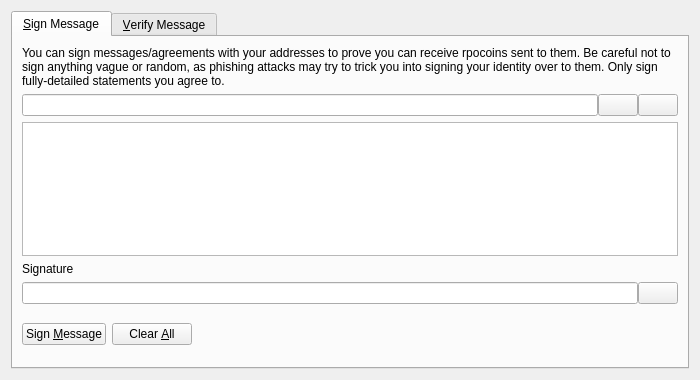
<?xml version="1.0" encoding="UTF-8"?>
<ui version="4.0">
 <class>SignVerifyMessageDialog</class>
 <widget class="QDialog" name="SignVerifyMessageDialog">
  <property name="geometry">
   <rect>
    <x>0</x>
    <y>0</y>
    <width>700</width>
    <height>380</height>
   </rect>
  </property>
  <property name="windowTitle">
   <string>Signatures - Sign / Verify a Message</string>
  </property>
  <property name="modal">
   <bool>true</bool>
  </property>
  <layout class="QVBoxLayout" name="verticalLayout">
   <item>
    <widget class="QTabWidget" name="tabWidget">
     <property name="currentIndex">
      <number>0</number>
     </property>
     <widget class="QWidget" name="tabSignMessage">
      <attribute name="title">
       <string>&amp;Sign Message</string>
      </attribute>
      <layout class="QVBoxLayout" name="verticalLayout_SM">
       <item>
        <widget class="QLabel" name="infoLabel_SM">
         <property name="text">
          <string>You can sign messages/agreements with your addresses to prove you can receive rpocoins sent to them. Be careful not to sign anything vague or random, as phishing attacks may try to trick you into signing your identity over to them. Only sign fully-detailed statements you agree to.</string>
         </property>
         <property name="textFormat">
          <enum>Qt::PlainText</enum>
         </property>
         <property name="wordWrap">
          <bool>true</bool>
         </property>
        </widget>
       </item>
       <item>
        <layout class="QHBoxLayout" name="horizontalLayout_1_SM">
         <property name="spacing">
          <number>0</number>
         </property>
         <item>
          <widget class="QValidatedLineEdit" name="addressIn_SM">
           <property name="toolTip">
            <string>The RPOcoin address to sign the message with</string>
           </property>
          </widget>
         </item>
         <item>
          <widget class="QPushButton" name="addressBookButton_SM">
           <property name="toolTip">
            <string>Choose previously used address</string>
           </property>
           <property name="text">
            <string/>
           </property>
           <property name="icon">
            <iconset resource="../bitcoin.qrc">
             <normaloff>:/icons/address-book</normaloff>:/icons/address-book</iconset>
           </property>
           <property name="shortcut">
            <string>Alt+A</string>
           </property>
           <property name="autoDefault">
            <bool>false</bool>
           </property>
          </widget>
         </item>
         <item>
          <widget class="QPushButton" name="pasteButton_SM">
           <property name="toolTip">
            <string>Paste address from clipboard</string>
           </property>
           <property name="text">
            <string/>
           </property>
           <property name="icon">
            <iconset resource="../bitcoin.qrc">
             <normaloff>:/icons/editpaste</normaloff>:/icons/editpaste</iconset>
           </property>
           <property name="shortcut">
            <string>Alt+P</string>
           </property>
           <property name="autoDefault">
            <bool>false</bool>
           </property>
          </widget>
         </item>
        </layout>
       </item>
       <item>
        <widget class="QPlainTextEdit" name="messageIn_SM">
         <property name="toolTip">
          <string>Enter the message you want to sign here</string>
         </property>
        </widget>
       </item>
       <item>
        <widget class="QLabel" name="signatureLabel_SM">
         <property name="text">
          <string>Signature</string>
         </property>
         <property name="textFormat">
          <enum>Qt::PlainText</enum>
         </property>
        </widget>
       </item>
       <item>
        <layout class="QHBoxLayout" name="horizontalLayout_2_SM">
         <property name="spacing">
          <number>0</number>
         </property>
         <item>
          <widget class="QLineEdit" name="signatureOut_SM">
           <property name="font">
            <font>
             <italic>true</italic>
            </font>
           </property>
           <property name="readOnly">
            <bool>true</bool>
           </property>
          </widget>
         </item>
         <item>
          <widget class="QPushButton" name="copySignatureButton_SM">
           <property name="toolTip">
            <string>Copy the current signature to the system clipboard</string>
           </property>
           <property name="text">
            <string/>
           </property>
           <property name="icon">
            <iconset resource="../bitcoin.qrc">
             <normaloff>:/icons/editcopy</normaloff>:/icons/editcopy</iconset>
           </property>
           <property name="autoDefault">
            <bool>false</bool>
           </property>
          </widget>
         </item>
        </layout>
       </item>
       <item>
        <layout class="QHBoxLayout" name="horizontalLayout_3_SM">
         <item>
          <widget class="QPushButton" name="signMessageButton_SM">
           <property name="toolTip">
            <string>Sign the message to prove you own this RPOcoin address</string>
           </property>
           <property name="text">
            <string>Sign &amp;Message</string>
           </property>
           <property name="icon">
            <iconset resource="../bitcoin.qrc">
             <normaloff>:/icons/edit</normaloff>:/icons/edit</iconset>
           </property>
           <property name="autoDefault">
            <bool>false</bool>
           </property>
          </widget>
         </item>
         <item>
          <widget class="QPushButton" name="clearButton_SM">
           <property name="toolTip">
            <string>Reset all sign message fields</string>
           </property>
           <property name="text">
            <string>Clear &amp;All</string>
           </property>
           <property name="icon">
            <iconset resource="../bitcoin.qrc">
             <normaloff>:/icons/remove</normaloff>:/icons/remove</iconset>
           </property>
           <property name="autoDefault">
            <bool>false</bool>
           </property>
          </widget>
         </item>
         <item>
          <spacer name="horizontalSpacer_1_SM">
           <property name="orientation">
            <enum>Qt::Horizontal</enum>
           </property>
           <property name="sizeHint" stdset="0">
            <size>
             <width>40</width>
             <height>48</height>
            </size>
           </property>
          </spacer>
         </item>
         <item>
          <widget class="QLabel" name="statusLabel_SM">
           <property name="font">
            <font>
             <weight>75</weight>
             <bold>true</bold>
            </font>
           </property>
           <property name="text">
            <string/>
           </property>
           <property name="wordWrap">
            <bool>true</bool>
           </property>
          </widget>
         </item>
         <item>
          <spacer name="horizontalSpacer_2_SM">
           <property name="orientation">
            <enum>Qt::Horizontal</enum>
           </property>
           <property name="sizeHint" stdset="0">
            <size>
             <width>40</width>
             <height>48</height>
            </size>
           </property>
          </spacer>
         </item>
        </layout>
       </item>
      </layout>
     </widget>
     <widget class="QWidget" name="tabVerifyMessage">
      <attribute name="title">
       <string>&amp;Verify Message</string>
      </attribute>
      <layout class="QVBoxLayout" name="verticalLayout_VM">
       <item>
        <widget class="QLabel" name="infoLabel_VM">
         <property name="text">
          <string>Enter the receiver's address, message (ensure you copy line breaks, spaces, tabs, etc. exactly) and signature below to verify the message. Be careful not to read more into the signature than what is in the signed message itself, to avoid being tricked by a man-in-the-middle attack. Note that this only proves the signing party receives with the address, it cannot prove sendership of any transaction!</string>
         </property>
         <property name="textFormat">
          <enum>Qt::PlainText</enum>
         </property>
         <property name="alignment">
          <set>Qt::AlignLeading|Qt::AlignLeft|Qt::AlignTop</set>
         </property>
         <property name="wordWrap">
          <bool>true</bool>
         </property>
        </widget>
       </item>
       <item>
        <layout class="QHBoxLayout" name="horizontalLayout_1_VM">
         <property name="spacing">
          <number>0</number>
         </property>
         <item>
          <widget class="QValidatedLineEdit" name="addressIn_VM">
           <property name="toolTip">
            <string>The RPOcoin address the message was signed with</string>
           </property>
          </widget>
         </item>
         <item>
          <widget class="QPushButton" name="addressBookButton_VM">
           <property name="toolTip">
            <string>Choose previously used address</string>
           </property>
           <property name="text">
            <string/>
           </property>
           <property name="icon">
            <iconset resource="../bitcoin.qrc">
             <normaloff>:/icons/address-book</normaloff>:/icons/address-book</iconset>
           </property>
           <property name="shortcut">
            <string>Alt+A</string>
           </property>
           <property name="autoDefault">
            <bool>false</bool>
           </property>
          </widget>
         </item>
        </layout>
       </item>
       <item>
        <widget class="QPlainTextEdit" name="messageIn_VM"/>
       </item>
       <item>
        <widget class="QValidatedLineEdit" name="signatureIn_VM"/>
       </item>
       <item>
        <layout class="QHBoxLayout" name="horizontalLayout_2_VM">
         <item>
          <widget class="QPushButton" name="verifyMessageButton_VM">
           <property name="toolTip">
            <string>Verify the message to ensure it was signed with the specified RPOcoin address</string>
           </property>
           <property name="text">
            <string>Verify &amp;Message</string>
           </property>
           <property name="icon">
            <iconset resource="../bitcoin.qrc">
             <normaloff>:/icons/transaction_0</normaloff>:/icons/transaction_0</iconset>
           </property>
           <property name="autoDefault">
            <bool>false</bool>
           </property>
          </widget>
         </item>
         <item>
          <widget class="QPushButton" name="clearButton_VM">
           <property name="toolTip">
            <string>Reset all verify message fields</string>
           </property>
           <property name="text">
            <string>Clear &amp;All</string>
           </property>
           <property name="icon">
            <iconset resource="../bitcoin.qrc">
             <normaloff>:/icons/remove</normaloff>:/icons/remove</iconset>
           </property>
           <property name="autoDefault">
            <bool>false</bool>
           </property>
          </widget>
         </item>
         <item>
          <spacer name="horizontalSpacer_1_VM">
           <property name="orientation">
            <enum>Qt::Horizontal</enum>
           </property>
           <property name="sizeHint" stdset="0">
            <size>
             <width>40</width>
             <height>48</height>
            </size>
           </property>
          </spacer>
         </item>
         <item>
          <widget class="QLabel" name="statusLabel_VM">
           <property name="font">
            <font>
             <weight>75</weight>
             <bold>true</bold>
            </font>
           </property>
           <property name="text">
            <string/>
           </property>
           <property name="wordWrap">
            <bool>true</bool>
           </property>
          </widget>
         </item>
         <item>
          <spacer name="horizontalSpacer_2_VM">
           <property name="orientation">
            <enum>Qt::Horizontal</enum>
           </property>
           <property name="sizeHint" stdset="0">
            <size>
             <width>40</width>
             <height>48</height>
            </size>
           </property>
          </spacer>
         </item>
        </layout>
       </item>
      </layout>
     </widget>
    </widget>
   </item>
  </layout>
 </widget>
 <customwidgets>
  <customwidget>
   <class>QValidatedLineEdit</class>
   <extends>QLineEdit</extends>
   <header>qt/qvalidatedlineedit.h</header>
  </customwidget>
 </customwidgets>
 <resources>
  <include location="../bitcoin.qrc"/>
 </resources>
 <connections/>
</ui>
